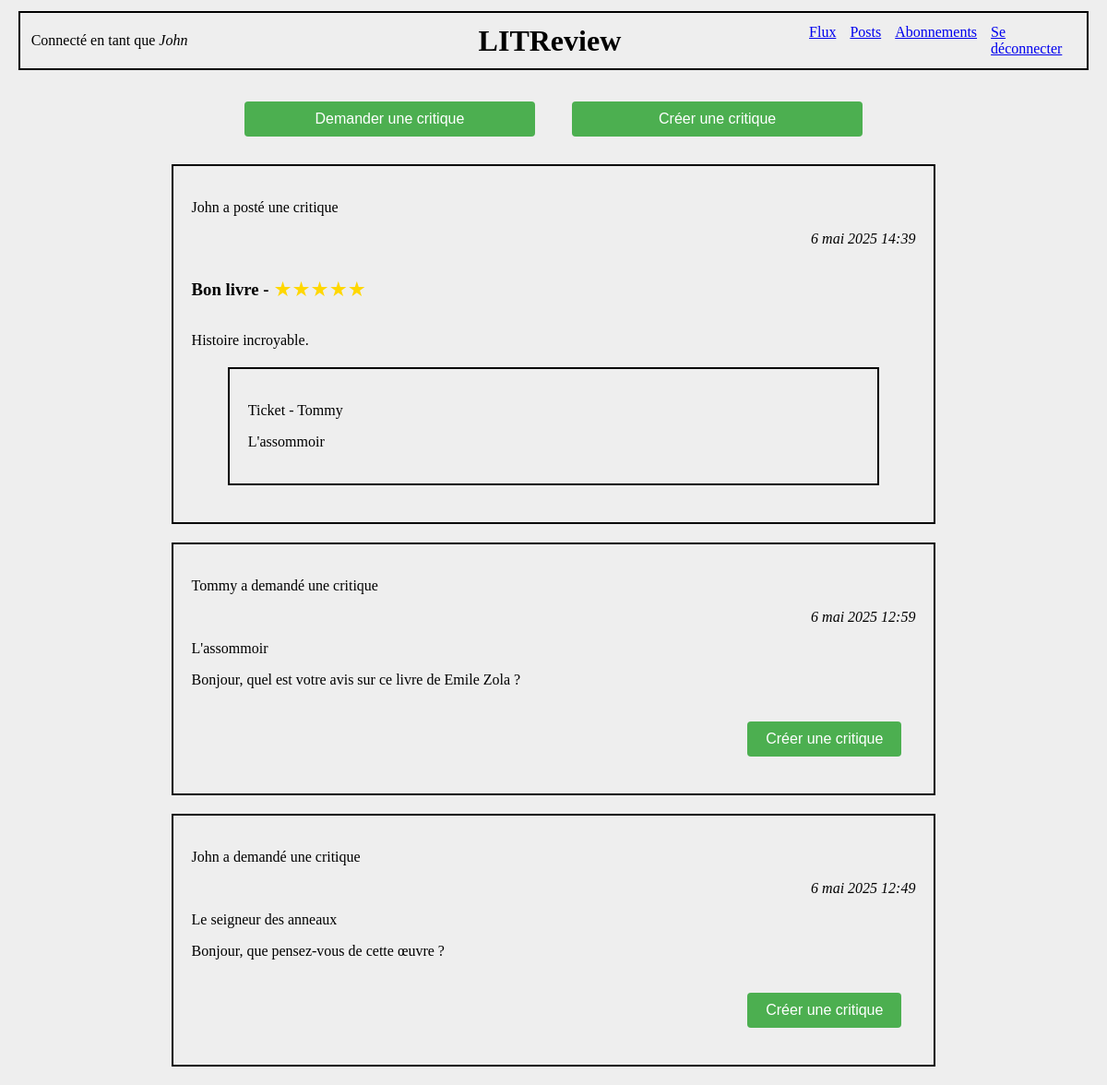
Page /flux/ (signed in) on the earlier database version.
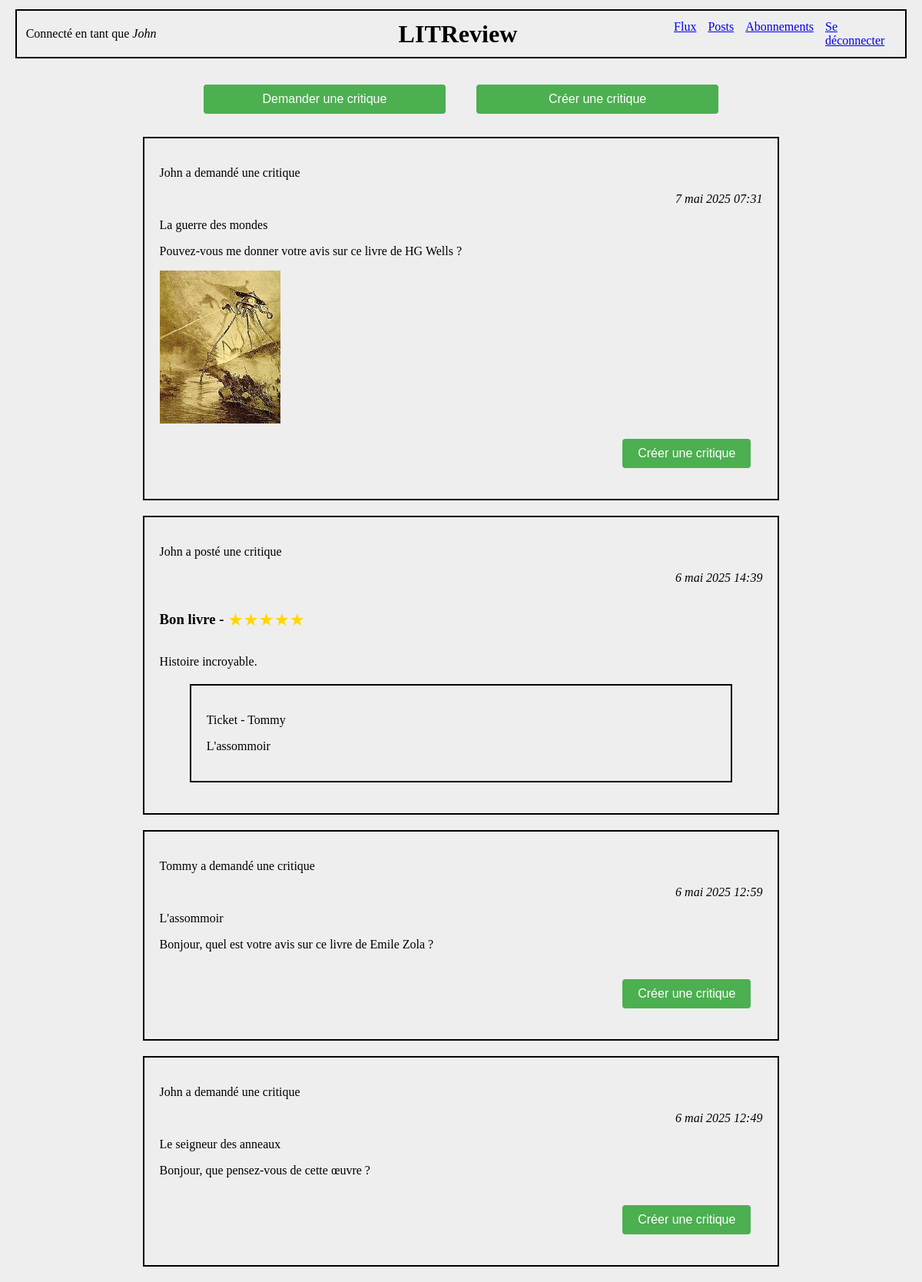
Same page on the later database version.
### appli/models.py (models this page shows)
class Review(models.Model):
    ticket = models.ForeignKey(to=Ticket, on_delete=models.CASCADE)
    rating = models.PositiveSmallIntegerField(
        validators=[MinValueValidator(0), MaxValueValidator(5)])
    headline = models.CharField(max_length=128)
    body = models.CharField(max_length=8192, blank=True)
    user = models.ForeignKey(
        to=settings.AUTH_USER_MODEL, on_delete=models.CASCADE)
    time_created = models.DateTimeField(auto_now_add=True)

class Ticket(models.Model):
    title = models.CharField(max_length=128)
    description = models.TextField(max_length=2048)
    user = models.ForeignKey(
        to=settings.AUTH_USER_MODEL, on_delete=models.CASCADE)
    image = models.ImageField(null=True, blank=True)
    time_created = models.DateTimeField(auto_now_add=True)

### authentication/models.py (models this page shows)
class User(AbstractUser):
    profile_photo = models.ImageField(verbose_name='Photo de profil', null=True)

### appli/views.py (the view)
# urls.py: path('flux/', appli.views.flux, name='flux'),
@login_required
def flux(request):
    current_user = request.user
    tickets = models.Ticket.objects.all()
    reviews = models.Review.objects.all()
    followed = models.UserFollows.objects.filter(user=current_user).values_list('followed_user', flat=True)
    tickets = models.Ticket.objects.filter(
        Q(user=current_user) |  # Tickets créés par l'utilisateur connecté
        Q(user__in=followed)  # OU créés par les utilisateurs suivis
    )
    reviews = models.Review.objects.filter(
        Q(user=current_user) |  # Reviews créés par l'utilisateur connecté
        Q(user__in=followed) |  # OU créées par les utilisateurs suivis
        Q(ticket__user=current_user)  # OU dont le ticket a été créé par l'utilisateur connecté
    )
    posts = list(chain(tickets, reviews))
    posts.sort(key=lambda x: x.time_created, reverse=True)
    context = {
        'posts': posts,
    }
    return render(request, 'appli/flux.html', context=context)

### appli/templatetags/custom_filters.py (called while the page is built)
@register.filter
def get_class(value):
    return value.__class__.__name__

### appli/templates/appli/flux.html (shortened to what this page needs)
{% extends 'base_connected.html' %}
{% load custom_filters %}
{% block content %}
    <div class="div_margins div_flex">
        <a href="{% url 'ticket' %}" class="large_button">Demander une critique</a>
        <a href="{% url 'review' %}" class="large_button">Créer une critique</a>
    </div>
    {% for post in posts %}
        <div class="div_border">
            {% if post|get_class == 'Ticket' %}
                <p>{{ post.user.username }} a demandé une critique</p>
                <p class="align-date-right"><i>{{ post.time_created }}</i></p>
                <p>{{ post.title }}</p>
                <p>{{ post.description }}</p>
                {% if post.image %}
                    <img src="/media/{{post.image}}" alt="image">
                {% endif %}
                <div class="align-right">
                    <a href="{% url 'response' post.id %}" class="button">Créer une critique</a>
                </div>
            {% elif post|get_class == 'Review' %}
                <p>{{ post.user.username }} a posté une critique</p>
                <p class="align-date-right"><i>{{ post.time_created }}</i></p>
                <div class="rating-container">
                    <span><h3 class="h3-margin-right">{{ post.headline }} - </h3></span>
                    {% for i in "12345" %}
                        {% if forloop.counter <= post.rating %}
                            <span class="star filled">★</span>
                        {% else %}
                            <span class="star empty">★</span>
                        {% endif %}
                    {% endfor %}
                </div>
                <p>{{ post.body }}</p>
                <div class="div_border_internal">
                    <p>Ticket - {{ post.ticket.user.username }}</p>
                    <p>{{ post.ticket.title }}</p>
                </div>
            {% endif %}
        </div>
    {% endfor %}
{% endblock content %}

Differences in the rows shown:
added Ticket: user.username "John", time_created "7 mai 2025 07:31", title "La guerre des mondes", description "Pouvez-vous me donner votre avis sur ce livre de HG Wells ?", image (picture)
